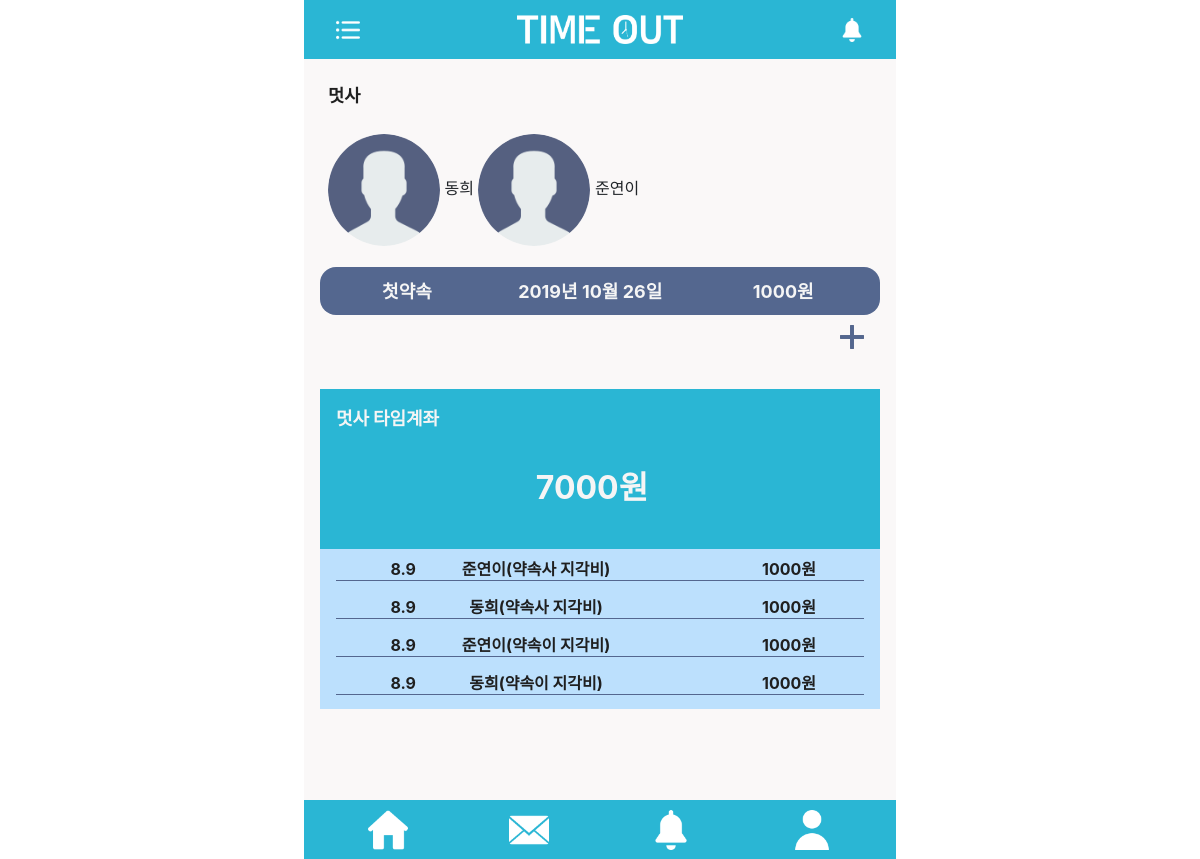
Screenshot of /group/53 with the database file from the repository.
### mainapp/models.py (models this page shows, shortened)
class Group_account(models.Model):
    title = models.CharField(max_length=100, null=True, blank=True)
    group_money = models.IntegerField(default=0)
    members = models.ManyToManyField(User_account)

class User_account(models.Model):
    name = models.OneToOneField(User, on_delete=models.CASCADE, null=True)
    user_money = models.IntegerField(default=0)
    image = models.ImageField(upload_to='images/',default='', null=True, blank=True)
    nickname = models.CharField(max_length=100, null=True, blank=True)

class Schedule(models.Model):
    group_ac = models.ForeignKey(Group_account, on_delete= models.CASCADE, null =True)
    title = models.CharField(max_length=100,null = True, blank=True)
    date = models.DateTimeField('date published',null=True, blank=True)
    penalty = models.IntegerField(null= True, blank=True)
    location = models.CharField(max_length=100, null=True,blank=True)

class Group_history(models.Model):
    name = models.CharField(max_length=100 , null=True, blank =True)
    date = models.DateTimeField('data published',null =True , blank =True)
    money = models.IntegerField(null = True, blank=True)
    us = models.CharField(max_length = 100 , null=True, blank =True)

### mainapp/views.py (the view)
# urls.py: path('group/<int:group_id>',mainapp.views.group, name='group'),
def group(request,group_id):
    group = get_object_or_404(Group_account, pk=group_id)
    sche= Schedule.objects.filter(group_ac = group)
    history = Group_history.objects.all().order_by('-id')
    return render(request, 'group.html',{'group' : group, 'schedules': sche, 'histories':history})

### mainapp/templates/group.html (shortened to what this page needs)
<!DOCTYPE html>
<html lang="en">
<head>
    <link rel="stylesheet" type="text/css" href="../static/css/group.css">
    <link rel="stylesheet" href="https://stackpath.bootstrapcdn.com/bootstrap/4.3.1/css/bootstrap.min.css"
>
</head>
<body>
    <div class="center">
        <div class="page">
            <div class="head-bar">
                <a href=""><img id="icon1" src="../static/img/list.png" alt=""></a>
                <a href=""><img id="logo" src="../static/img/로고화이트.png" alt=""></a>
                <a href=""><img id="icon2" src="../static/img/bell.png" alt=""></a>
            </div>
            <div class="group-thumbnail">
                <span id="name">{{group.title}}</span>
                <br><br>
                {% for member in group.members.all%}
                {% if not member.image%}
                <img id="thumbnail" src="../static/img/basic.png" alt="">
                {% else %}
                <img id="thumbnail" src="{{member.image.url}}" alt="">
                {% endif %}
                {{member.nickname}}
                {% endfor %}
            </div>
            {% for s in schedules.all %}
            <div class="schedule">
                <span id="schedule-name">{{s.title}}</span>
                <span id="schedule-date">{{s.date.year}}년 {{s.date.month}}월 {{s.date.day}}일</span>
                <span id="schedule-money">{{s.penalty}}원</span>
            </div>
            {% endfor %}
            <div class="schedule-plus">
                <a href="{% url 'newSche' group.id %}">
                    <img id="plus" src="../static/img/plus.png" alt="">
                </a>
            </div>
            <br>
            <div class="account">
                <div class="account-name">
                    <span id="group-name">{{group.title}}</span>
                    <span id="time-account">타임계좌</span>
                    <br>
                    <span id="account-money">{{group.group_money}}원</span>
                </div>
            </div>
            <div class="account-content">
                {% for history in histories%}
                <div class="member-content">
                    <span id="member-date">{{history.date.month}}.{{history.date.day}}</span>
                    <span id="member-name">{{history.us}}({{history.name}} 지각비)</span>
                    <span id="member-money">{{history.money}}원</span>
                </div>
                {% endfor %}
            </div>
        </div>
        <div class="foot-bar">
            <a href="{% url 'home' %}"><img id="foot-home" src="../static/img/home.png" alt=""></a>
            <a href="{% url 'check' %}"><img id="foot-invite" src="../static/img/invite.png" alt=""></a>
            <a href="{% url 'map' %}"><img id="foot-bell" src="../static/img/bell.png" alt=""></a>
            <a href="{% url 'portfolio' %}"><img id="foot-user" src="../static/img/user.png" alt=""></a>
        </div>
    </div>
</body>
</html>

### rows the page displays
Group_account: title "멋사", group_money "7000"
User_account: nickname "동희"
User_account: nickname "준연이"
Schedule: title "첫약속", date.year "2019", date.month "10", date.day "26", penalty "1000"
Group_history: date.month "8", date.day "9", us "준연이", name "약속사", money "1000"
Group_history: date.month "8", date.day "9", us "동희", name "약속사", money "1000"
Group_history: date.month "8", date.day "9", us "준연이", name "약속이", money "1000"
Group_history: date.month "8", date.day "9", us "동희", name "약속이", money "1000"
